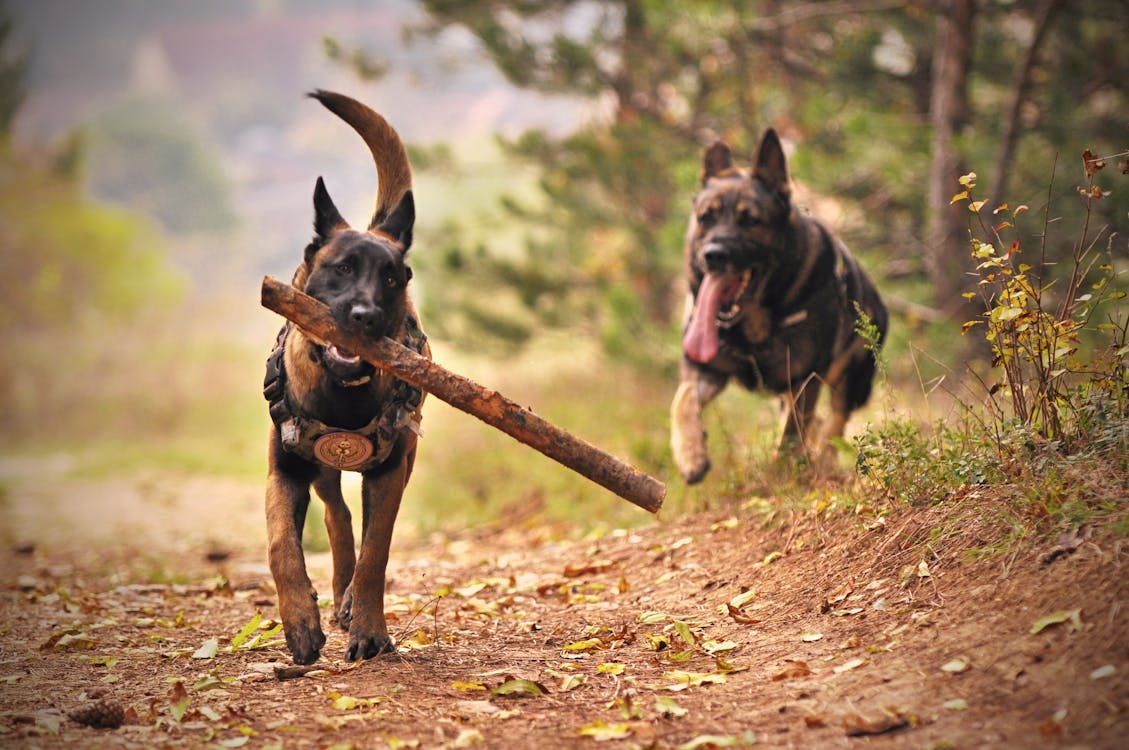
#> input picture data/dogs.jpeg, 1129 x 750 px, found by its file name
$ python crop.py
#> lines starting #> are read from the running program, lines starting #| are printed output that depends on the picture
import cv2

img = cv2.imread("data/dogs.jpeg")
#> img is the input picture: shape (750, 1129, 3); mean B, G, R 94.4, 128.4, 158.6


x1, y1 = 50, 100
x2, y2 = 250, 300

cropped_img = img[y1:y2, x1:y2]
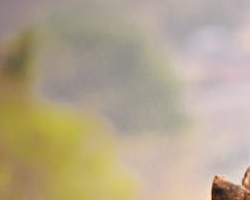
#> cropped_img: shape (200, 250, 3); mean B, G, R 141.5, 166.6, 180.3

cv2.imshow("Image", img)
cv2.imshow("Cropped", cropped_img)
cv2.waitKey(0)
cv2.destroyAllWindows()

$ run again, with data/cats.jpeg copied over data/dogs.jpeg
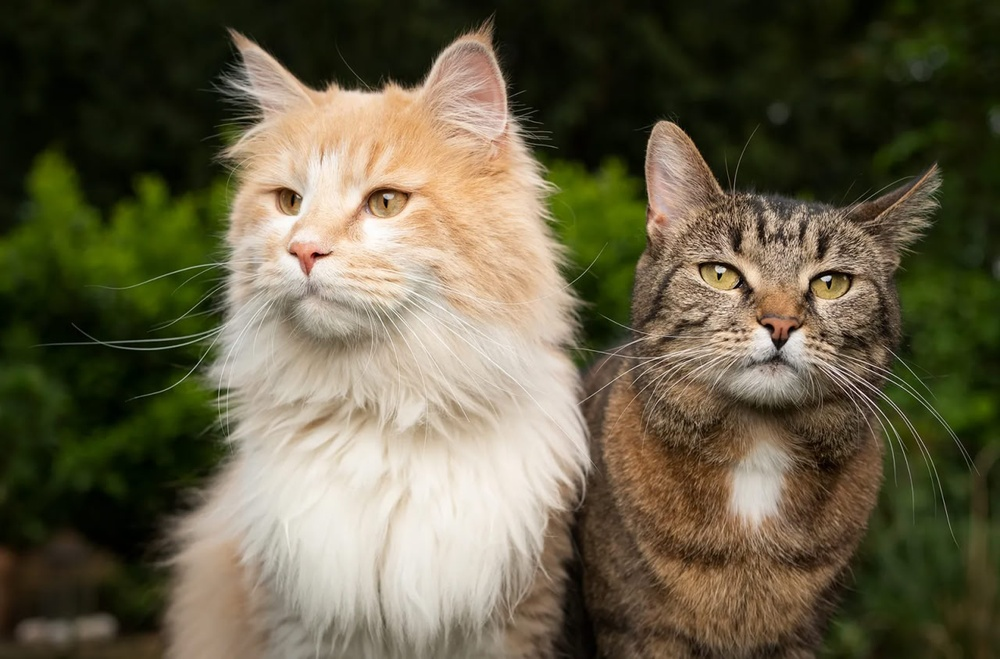
#> input picture data/cats.jpeg, 1000 x 659 px, shrunk from 1280 x 843 before the run, found by its file name
#> img is the input picture: shape (659, 1000, 3); mean B, G, R 70.6, 94.4, 101.1
#> `cropped_img = img[y1:y2, x1:y2]`:
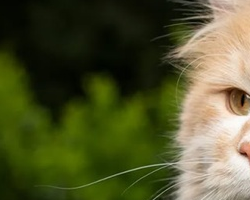
#> cropped_img: shape (200, 250, 3); mean B, G, R 46.1, 85.3, 82.3

$ run again, with data/house.jpg copied over data/dogs.jpeg
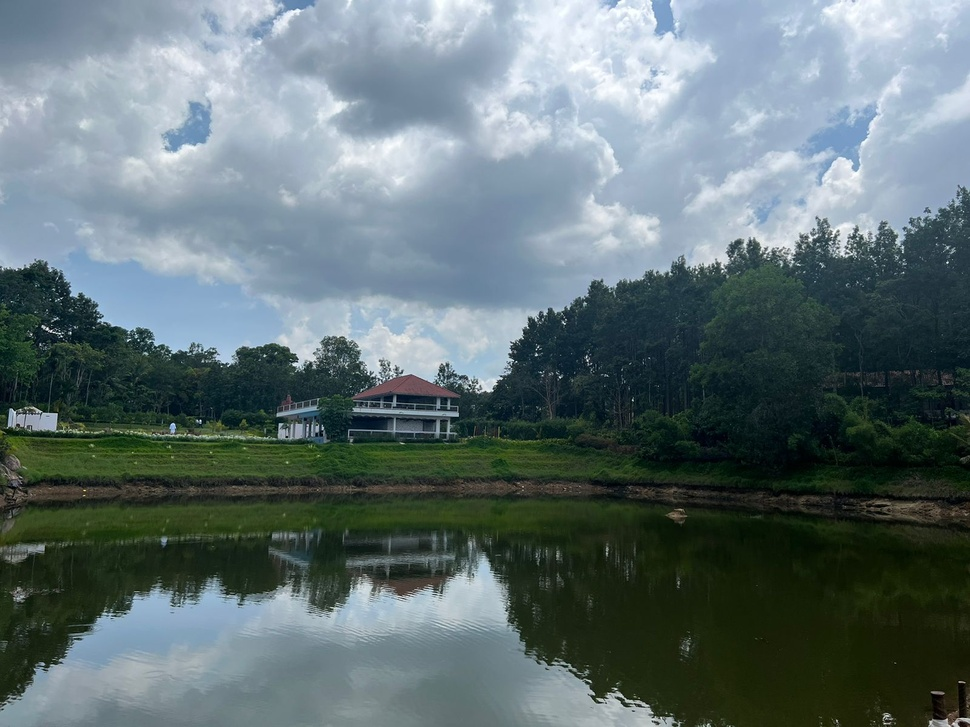
#> input picture data/house.jpg, 970 x 727 px, shrunk from 1600 x 1200 before the run, found by its file name
#> img is the input picture: shape (727, 970, 3); mean B, G, R 115.7, 113.3, 97.2
#> `cropped_img = img[y1:y2, x1:y2]`:
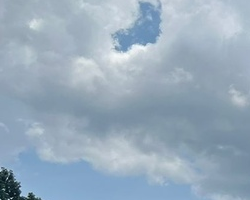
#> cropped_img: shape (200, 250, 3); mean B, G, R 188.1, 171.2, 152
